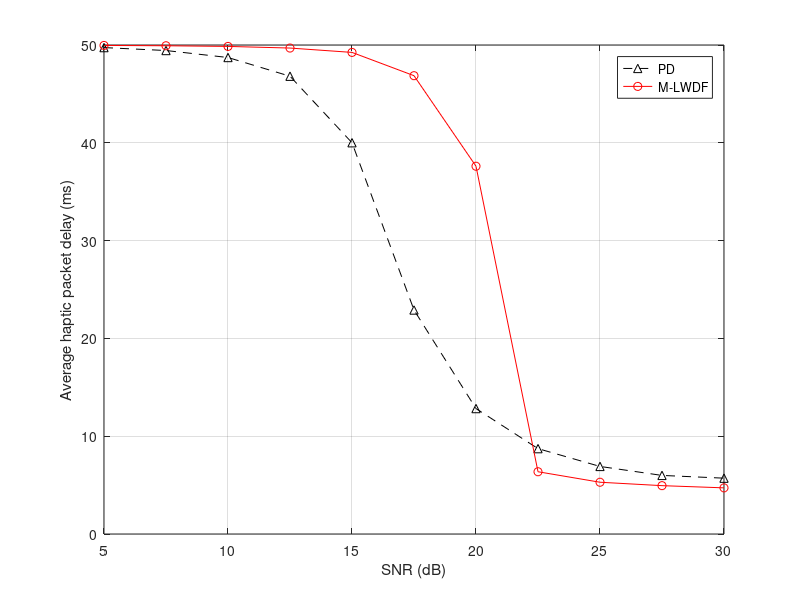
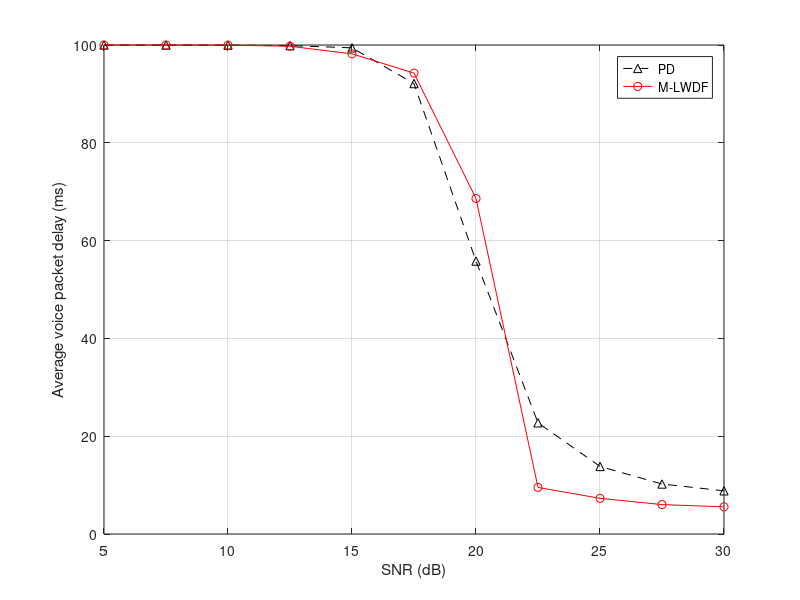
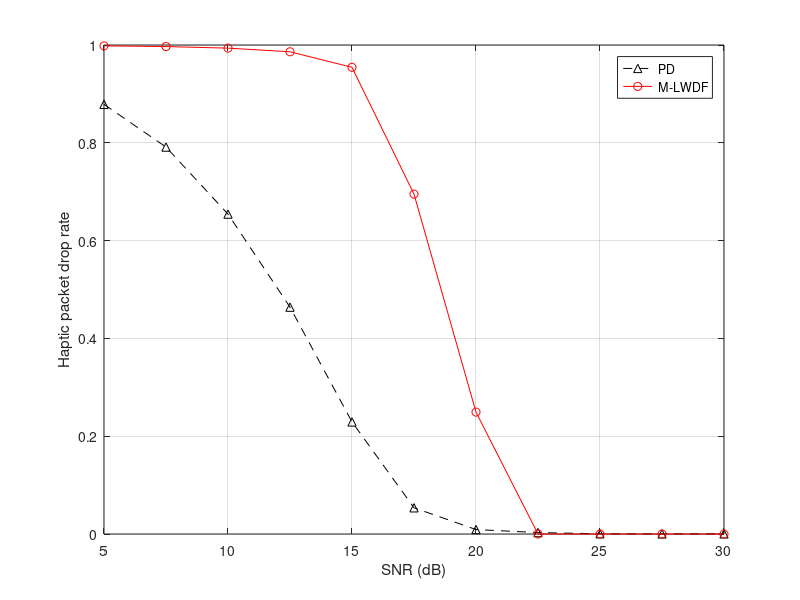
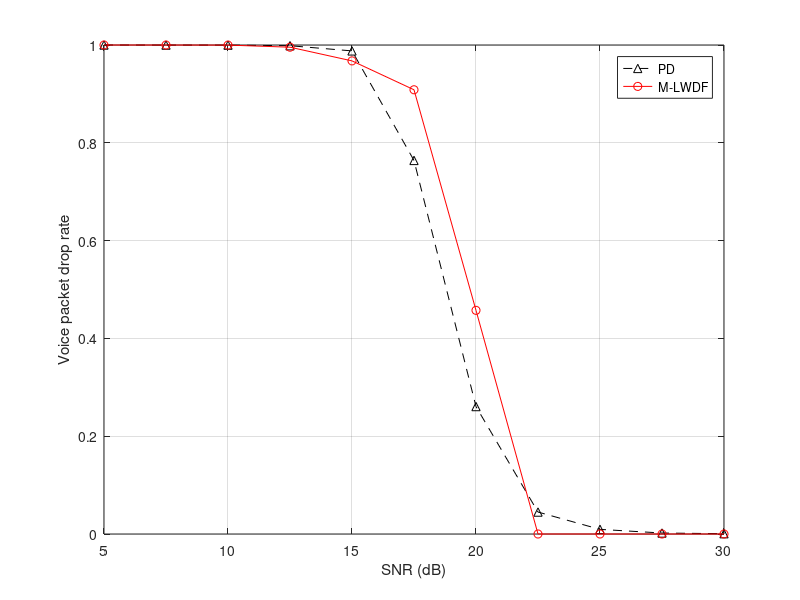

These figures' MATLAB source, in order:
clear;
% user_set=8:8:72;
% Eb_N0_dB=20;
% PD_delay_voice_avg=[1.2982 1.5760 4.3942 5.4381 7.1031 8.5788 9.8595 11.0639 12.7200];
% MLWDF_delay_voice_avg=[1.4025 1.6097 3.0671 4.918 10.7516 16.4757 25.3312 33.5637 41.4917];
% PD_delay_video_avg=[1.4258 3.9098 7.1031 12.9987 21.1444 37.0639 77.4927 181.0575 351.7972];
% MLWDF_delay_video_avg=[1.9817 5.7441 11.9807 33.1009 128.9300 311.5548 359.1695 368.4016 373.1953];
% PD_pkt_drop_rate_voice=[0 0 0 0 0 0 0 0 0];
% MLWDF_pkt_drop_rate_voice=[0 0 0 0 0 0 0 0 0];
% PD_pkt_drop_rate_video=[0 0 0 0 0 1.0417e-04 0.0027 0.0083];
% PD_pkt_drop_rate_BE=[0 0 0 0.3826 0.6439 0.7991	0.8819	0.9401	0.9739];
% MLWDF_pkt_drop_rate_BE=[0 0 0 0.4974 0.7972 0.8977	0.9440	0.9772	0.9949];
% PD_throughput=[1.3152 2.3776 3.1913	3.4383	3.5861	3.7603	3.8541 3.9212 4.0157];
% MLWDF_throughput=[1.2943 2.3470 2.9994 3.2528 3.3759 3.4810 3.5083 3.5277 3.5324];

load('PD_SNR_advanced.mat');
load('MLWDF_SNR_advanced.mat');

figure(1);
plot(Eb_N0_dB,PD_delay_haptic_avg,'k^--');
hold on;
plot(Eb_N0_dB,MLWDF_delay_haptic_avg,'ro-');
xlabel('SNR (dB)');
ylabel('Average haptic packet delay (ms)');
legend('PD','M-LWDF','location','NorthEast');
grid on;

figure(2);
plot(Eb_N0_dB,PD_delay_voice_avg,'k^--');
hold on;
plot(Eb_N0_dB,MLWDF_delay_voice_avg,'ro-');
xlabel('SNR (dB)');
ylabel('Average voice packet delay (ms)');
legend('PD','M-LWDF','location','NorthEast');
grid on;

figure(3);
plot(Eb_N0_dB,PD_pkt_drop_rate_haptic,'k^--');
hold on;
plot(Eb_N0_dB,MLWDF_pkt_drop_rate_haptic,'ro-');
xlabel('SNR (dB)');
ylabel('Haptic packet drop rate');
legend('PD','M-LWDF','location','NorthEast');
grid on;

figure(4);
plot(Eb_N0_dB,PD_pkt_drop_rate_voice,'k^--');
hold on;
plot(Eb_N0_dB,MLWDF_pkt_drop_rate_voice,'ro-');
xlabel('SNR (dB)');
ylabel('Voice packet drop rate');
legend('PD','M-LWDF','location','NorthEast');
grid on;

figure(5);
plot(Eb_N0_dB,PD_throughput,'k^--');
hold on;
plot(Eb_N0_dB,MLWDF_throughput,'ro-');
xlabel('SNR (dB)');
ylabel('System throughput (bps/Hz)');
legend('PD','M-LWDF','location','NorthWest');
grid on;

flag=1;